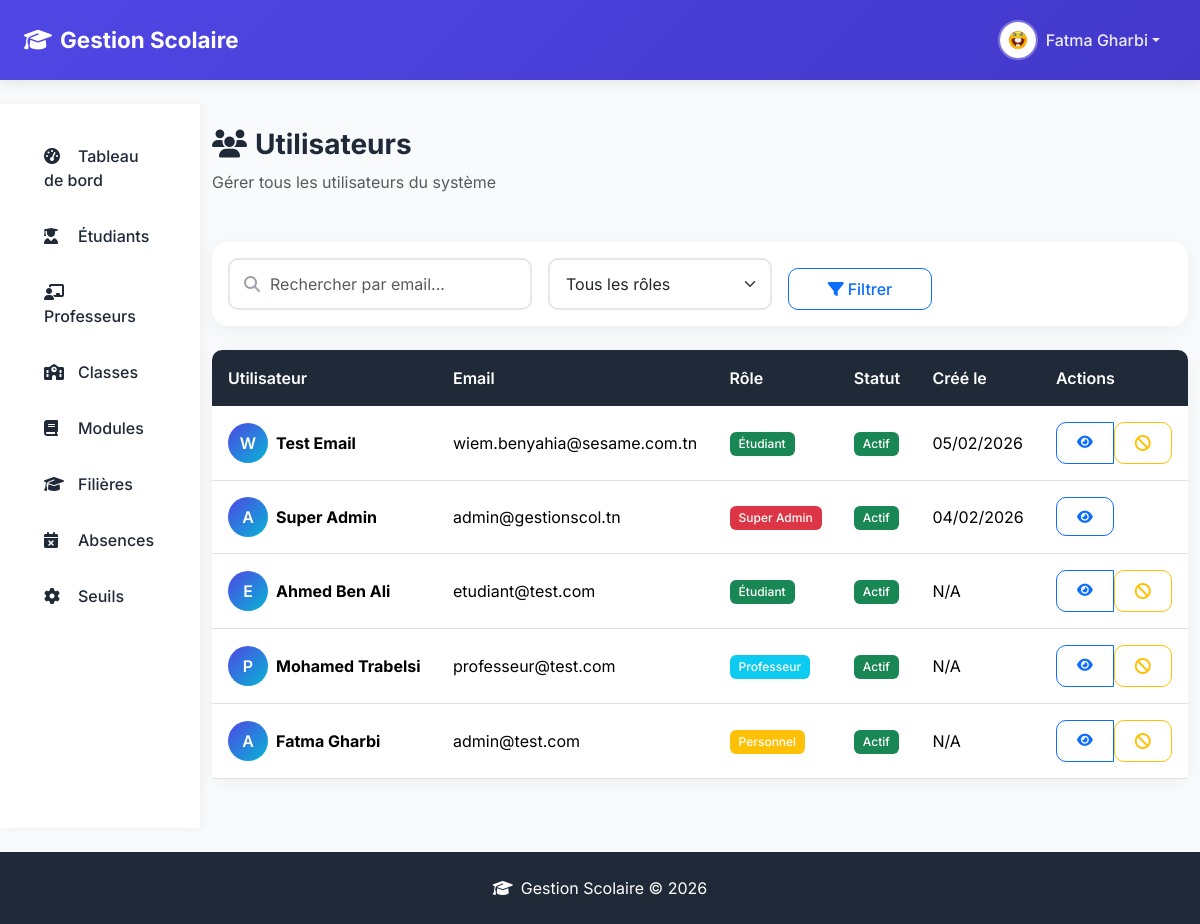
Page /admin/users (signed in) on the committed database.
### models.py (models this page shows, shortened)
class User(UserMixin, db.Model):
    __tablename__ = 'user'
    id = db.Column(db.Integer, primary_key=True)
    email = db.Column(db.String(120), unique=True, nullable=False, index=True)
    password_hash = db.Column(db.String(255), nullable=False)
    role = db.Column(db.String(20), nullable=False, default=UserRole.STUDENT)
    is_active = db.Column(db.Boolean, default=True)
    is_first_login = db.Column(db.Boolean, default=True)
    initial_password = db.Column(db.String(50), nullable=True)  # Stores initial password temporarily
    created_at = db.Column(db.DateTime, default=datetime.utcnow)
    updated_at = db.Column(db.DateTime, default=datetime.utcnow, onupdate=datetime.utcnow)
    last_login = db.Column(db.DateTime, nullable=True)
    created_by_id = db.Column(db.Integer, db.ForeignKey('user.id'), nullable=True)
    student_profile = db.relationship('StudentProfile', back_populates='user', uselist=False, cascade='all, delete-orphan')
    professor_profile = db.relationship('ProfessorProfile', back_populates='user', uselist=False, cascade='all, delete-orphan')
    staff_profile = db.relationship('StaffProfile', back_populates='user', uselist=False, cascade='all, delete-orphan')
    created_by = db.relationship('User', remote_side=[id], backref='created_users')
    @property
    def profile(self):
        if self.role == UserRole.STUDENT:
            return self.student_profile
        elif self.role == UserRole.PROFESSOR:
            return self.professor_profile
        elif self.role in [UserRole.ADMIN_STAFF, UserRole.SUPER_ADMIN]:
            return self.staff_profile
        return None
    @property
    def full_name(self):
        profile = self.profile
        if profile:
            return f"{profile.first_name} {profile.last_name}"
        return self.email
    def is_super_admin(self):
        return self.role == UserRole.SUPER_ADMIN

class StaffProfile(db.Model):
    __tablename__ = 'staff_profile'
    id = db.Column(db.Integer, primary_key=True)
    user_id = db.Column(db.Integer, db.ForeignKey('user.id', ondelete='CASCADE'), unique=True, nullable=False)
    employee_id = db.Column(db.String(20), unique=True, nullable=False, index=True)
    first_name = db.Column(db.String(100), nullable=False)
    last_name = db.Column(db.String(100), nullable=False)
    phone = db.Column(db.String(20), nullable=True)
    office = db.Column(db.String(50), nullable=True)
    department = db.Column(db.String(100), nullable=True)
    position = db.Column(db.String(100), nullable=True)
    photo = db.Column(db.String(200), nullable=True)
    hire_date = db.Column(db.Date, nullable=True)
    created_at = db.Column(db.DateTime, default=datetime.utcnow)
    updated_at = db.Column(db.DateTime, default=datetime.utcnow, onupdate=datetime.utcnow)
    user = db.relationship('User', back_populates='staff_profile')

class StudentProfile(db.Model):
    __tablename__ = 'student_profile'
    id = db.Column(db.Integer, primary_key=True)
    user_id = db.Column(db.Integer, db.ForeignKey('user.id', ondelete='CASCADE'), unique=True, nullable=False)
    student_id = db.Column(db.String(20), unique=True, nullable=False, index=True)
    first_name = db.Column(db.String(100), nullable=False)
    last_name = db.Column(db.String(100), nullable=False)
    date_of_birth = db.Column(db.Date, nullable=True)
    place_of_birth = db.Column(db.String(100), nullable=True)
    phone = db.Column(db.String(20), nullable=True)
    address = db.Column(db.String(255), nullable=True)
    photo = db.Column(db.String(200), nullable=True)
    created_at = db.Column(db.DateTime, default=datetime.utcnow)
    updated_at = db.Column(db.DateTime, default=datetime.utcnow, onupdate=datetime.utcnow)
    major_id = db.Column(db.Integer, db.ForeignKey('major.id'), nullable=True)
    current_semester = db.Column(db.Integer, default=1)
    class_id = db.Column(db.Integer, db.ForeignKey('classe.id'), nullable=True)
    enrollment_date = db.Column(db.Date, default=date.today)
    user = db.relationship('User', back_populates='student_profile')
    major = db.relationship('Major', back_populates='students')
    classe = db.relationship('Classe', back_populates='students')
    absences = db.relationship('StudentAbsence', back_populates='student', cascade='all, delete-orphan')

class ProfessorProfile(db.Model):
    __tablename__ = 'professor_profile'
    id = db.Column(db.Integer, primary_key=True)
    user_id = db.Column(db.Integer, db.ForeignKey('user.id', ondelete='CASCADE'), unique=True, nullable=False)
    employee_id = db.Column(db.String(20), unique=True, nullable=False, index=True)
    first_name = db.Column(db.String(100), nullable=False)
    last_name = db.Column(db.String(100), nullable=False)
    phone = db.Column(db.String(20), nullable=True)
    office = db.Column(db.String(50), nullable=True)
    department = db.Column(db.String(100), nullable=True)
    specialization = db.Column(db.String(200), nullable=True)
    photo = db.Column(db.String(200), nullable=True)
    hire_date = db.Column(db.Date, nullable=True)
    created_at = db.Column(db.DateTime, default=datetime.utcnow)
    updated_at = db.Column(db.DateTime, default=datetime.utcnow, onupdate=datetime.utcnow)
    user = db.relationship('User', back_populates='professor_profile')
    absences = db.relationship('ProfessorAbsence', back_populates='professor', cascade='all, delete-orphan')
    teaching_assignments = db.relationship('TeachingAssignment', back_populates='professor', cascade='all, delete-orphan')

### routes/admin.py (the view)
@admin_bp.route('/users')
@login_required
@admin_required
def list_users():
    page = request.args.get('page', 1, type=int)
    role_filter = request.args.get('role', '')
    search = request.args.get('search', '')
    query = User.query
    if role_filter:
        query = query.filter_by(role=role_filter)
    if search:
        query = query.filter(User.email.ilike(f'%{search}%'))
    users = query.order_by(User.created_at.desc()).paginate(
        page=page, per_page=current_app.config.get('ITEMS_PER_PAGE', 20)
    )
    return render_template('admin/users/list.html',
                          users=users,
                          role_filter=role_filter,
                          search=search,
                          roles=UserRole.choices())

### models.py (called while the page is built)
    @classmethod
    def choices(cls):
        return [
            (cls.SUPER_ADMIN, 'Super Administrateur'),
            (cls.ADMIN_STAFF, 'Personnel Administratif'),
            (cls.PROFESSOR, 'Professeur'),
            (cls.STUDENT, 'Étudiant')
        ]

### templates/admin/users/list.html (shortened to what this page needs)
{% extends "admin/admin_base.html" %}
{% block admin_content %}
<div class="py-4">
    <div class="page-header d-flex justify-content-between align-items-center">
        <div>
            <h1><i class="fas fa-users me-2"></i>Utilisateurs</h1>
            <p class="text-muted">Gérer tous les utilisateurs du système</p>
        </div>
    </div>
    <div class="card mb-4">
        <div class="card-body">
            <form method="GET" class="row g-3 align-items-end">
                <div class="col-md-4">
                    <div class="search-box">
                        <i class="fas fa-search"></i>
                        <input type="text" name="search" class="form-control" placeholder="Rechercher par email..." value="{{ search }}">
                    </div>
                </div>
                <div class="col-md-3">
                    <select name="role" class="form-select">
                        <option value="">Tous les rôles</option>
                    </select>
                </div>
                <div class="col-md-2">
                    <button type="submit" class="btn btn-outline-primary w-100">
                        <i class="fas fa-filter me-1"></i>Filtrer
                    </button>
                </div>
            </form>
        </div>
    </div>
    <div class="card">
        <div class="card-body p-0">
            <div class="table-responsive">
                <table class="table table-hover mb-0">
                    <thead>
                        <tr>
                            <th>Utilisateur</th>
                            <th>Email</th>
                            <th>Rôle</th>
                            <th>Statut</th>
                            <th>Créé le</th>
                            <th>Actions</th>
                        </tr>
                    </thead>
                    <tbody>
                        {% for user in users.items %}
                        <tr>
                            <td>
                                <div class="d-flex align-items-center">
                                    <div class="avatar-placeholder me-2" style="width: 40px; height: 40px;">
                                        {{ user.email[0] | upper }}
                                    </div>
                                    <div>
                                        <strong>{{ user.full_name or user.email }}</strong>
                                    </div>
                                </div>
                            </td>
                            <td>{{ user.email }}</td>
                            <td>
                                {% if user.role == 'super_admin' %}
                                    <span class="badge bg-danger">Super Admin</span>
                                {% elif user.role == 'admin_staff' %}
                                    <span class="badge bg-warning">Personnel</span>
                                {% elif user.role == 'professor' %}
                                    <span class="badge bg-info">Professeur</span>
                                {% else %}
                                    <span class="badge bg-success">Étudiant</span>
                                {% endif %}
                            </td>
                            <td>
                                {% if user.is_active %}
                                    <span class="badge bg-success">Actif</span>
                                {% else %}
                                    <span class="badge bg-secondary">Inactif</span>
                                {% endif %}
                            </td>
                            <td>{{ user.created_at.strftime('%d/%m/%Y') if user.created_at else 'N/A' }}</td>
                            <td>
                                <div class="btn-group btn-group-sm">
                                    <a href="{% if user.role == 'student' %}{{ url_for('admin.view_student', id=user.student_profile.id if user.student_profile else 0) }}{% elif user.role == 'professor' %}{{ url_for('admin.view_professor', id=user.professor_profile.id if user.professor_profile else 0) }}{% else %}#{% endif %}" class="btn btn-outline-primary" title="Voir">
                                        <i class="fas fa-eye"></i>
                                    </a>
                                    {% if user.role != 'super_admin' or current_user.id == user.id %}
                                    <form action="{{ url_for('admin.toggle_user_status', id=user.id) }}" method="POST" class="d-inline">
                                        <button type="submit" class="btn btn-outline-{{ 'warning' if user.is_active else 'success' }}" title="{{ 'Désactiver' if user.is_active else 'Activer' }}">
                                            <i class="fas fa-{{ 'ban' if user.is_active else 'check' }}"></i>
                                        </button>
                                    </form>
                                    {% endif %}
                                </div>
                            </td>
                        </tr>
                        {% else %}
                        <tr>
                            <td colspan="6" class="text-center py-4 text-muted">Aucun utilisateur trouvé</td>
                        </tr>
                        {% endfor %}
                    </tbody>
                </table>
            </div>
        </div>
    </div>
</div>
{% endblock admin_content %}

### templates/base.html (shortened to what this page needs)
<!DOCTYPE html>
<html lang="fr">
<head>
    <link href="https://cdn.jsdelivr.net/npm/bootstrap@5.3.2/dist/css/bootstrap.min.css" rel="stylesheet">
    <link href="https://cdnjs.cloudflare.com/ajax/libs/font-awesome/6.5.1/css/all.min.css" rel="stylesheet">
</head>
<body>
    <nav class="navbar navbar-expand-lg navbar-dark sticky-top">
        <div class="container-fluid px-4">
            <a class="navbar-brand" href="{{ url_for('main.landing') }}">
                <i class="fas fa-graduation-cap me-2"></i>Gestion Scolaire
            </a>
            <div class="collapse navbar-collapse" id="navbarContent">
                <ul class="navbar-nav ms-auto align-items-center">
                    {% if current_user.is_authenticated %}
                        <li class="nav-item dropdown">
                            <a class="nav-link dropdown-toggle d-flex align-items-center" href="#" data-bs-toggle="dropdown">
                                {% if current_user.profile and current_user.profile.photo %}
                                    <img src="{{ url_for('static', filename='image/' + current_user.profile.photo) }}" class="user-avatar me-2" alt="Avatar">
                                {% else %}
                                    <div class="avatar-placeholder me-2">{{ current_user.full_name[0] | upper }}</div>
                                {% endif %}
                                <span>{{ current_user.full_name }}</span>
                            </a>
                        </li>
                    {% else %}
                        <li class="nav-item">
                            <a class="nav-link" href="{{ url_for('auth.login') }}"><i class="fas fa-sign-in-alt me-1"></i> Connexion</a>
                        </li>
                    {% endif %}
                </ul>
            </div>
        </div>
    </nav>
    {% block content %}{% endblock %}
    <footer class="text-center">
        <div class="container">
            <p class="mb-0"><i class="fas fa-graduation-cap me-2"></i>Gestion Scolaire &copy; 2026</p>
        </div>
    </footer>
</body>
</html>

### templates/base.html (style rules this page uses)
:root { --primary-color: #4f46e5; --primary-dark: #4338ca; --secondary-color: #06b6d4; --success-color: #10b981; --warning-color: #f59e0b; --danger-color: #ef4444; --dark-color: #1f2937; --light-color: #f3f4f6; }
* { font-family: 'Inter', sans-serif; }
body { background-color: #f8fafc; min-height: 100vh; display: flex; flex-direction: column; }
.navbar { background: linear-gradient(135deg, var(--primary-color) 0%, var(--primary-dark) 100%); box-shadow: 0 2px 15px rgba(0, 0, 0, 0.1); padding: 0.75rem 0; }
.navbar-brand { font-weight: 700; font-size: 1.4rem; color: white !important; }
.nav-link { color: rgba(255, 255, 255, 0.9) !important; font-weight: 500; padding: 0.5rem 1rem !important; border-radius: 8px; transition: all 0.2s; }
.card { border: none; border-radius: 16px; box-shadow: 0 4px 20px rgba(0, 0, 0, 0.05); transition: transform 0.2s, box-shadow 0.2s; }
.table thead th { background-color: var(--dark-color); color: white; font-weight: 600; padding: 1rem; border: none; }
.table thead th:first-child { border-radius: 10px 0 0 0; }
.table thead th:last-child { border-radius: 0 10px 0 0; }
.table td { padding: 1rem; vertical-align: middle; }
.btn { border-radius: 10px; padding: 0.5rem 1.25rem; font-weight: 500; }
.badge { padding: 0.5em 0.75em; border-radius: 6px; font-weight: 500; }
.form-control, .form-select { border-radius: 10px; padding: 0.75rem 1rem; border: 2px solid #e5e7eb; }
footer { background: var(--dark-color); color: white; padding: 1.5rem 0; margin-top: auto; }
.user-avatar { width: 40px; height: 40px; border-radius: 50%; object-fit: cover; border: 2px solid rgba(255, 255, 255, 0.3); }
.avatar-placeholder { width: 40px; height: 40px; border-radius: 50%; background: linear-gradient(135deg, var(--primary-color), var(--secondary-color)); display: flex; align-items: center; justify-content: center; color: white; font-weight: 600; }
.page-header { margin-bottom: 2rem; }
.page-header h1 { font-size: 1.75rem; font-weight: 700; color: var(--dark-color); }
.search-box { position: relative; }
.search-box input { padding-left: 2.5rem; }
.search-box i { position: absolute; left: 1rem; top: 50%; transform: translateY(-50%); color: #9ca3af; }

### rows in the picture
User: role.photo (picture), full_name "Fatma Gharbi", email "A", role.last_name "Fatma Gharbi", email "admin@test.com", shows "Personnel", is_active "Actif", created_at "N/A"
User: email "W", role.last_name "Test Email", email "wiem.benyahia@sesame.com.tn", shows "Étudiant", is_active "Actif", created_at "05/02/2026"
User: email "A", role.last_name "Super Admin", email "admin@gestionscol.tn", is_active "Actif", created_at "04/02/2026"
User: email "E", role.last_name "Ahmed Ben Ali", email "etudiant@test.com", shows "Étudiant", is_active "Actif", created_at "N/A"
User: email "P", role.last_name "Mohamed Trabelsi", email "professeur@test.com", shows "Professeur", is_active "Actif", created_at "N/A"
